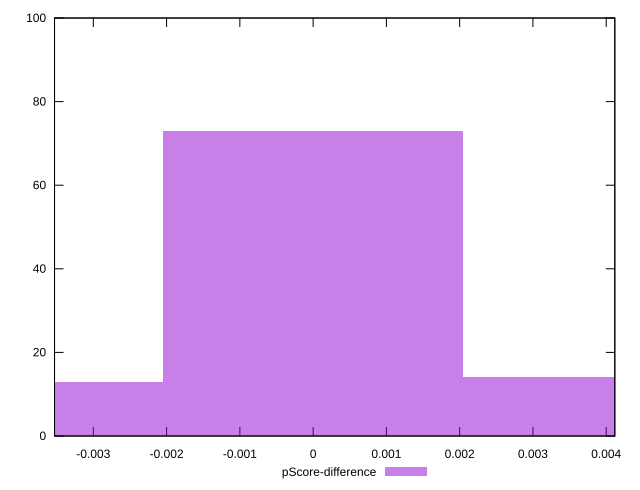

The gnuplot source for this figure:
reset

$pScoreDifference <<EOF
-0.0041003437463501356 13
0 73
0.0041003437463501356 14
EOF

set key outside below
set boxwidth 0.0041003437463501356
set xrange [-0.0035294117647059475:0.004117647058823559]
set yrange [0:100]
set trange [0:100]
set style fill transparent solid 0.5 noborder
set terminal svg size 640, 490 enhanced background rgb 'white'
set output "report_00019_2021-02-10T18-14-37.922Z//unused-javascript/samples/pages+cached+noadtech/pScore-difference/histogram.svg"

plot $pScoreDifference title "pScore-difference" with boxes

reset
